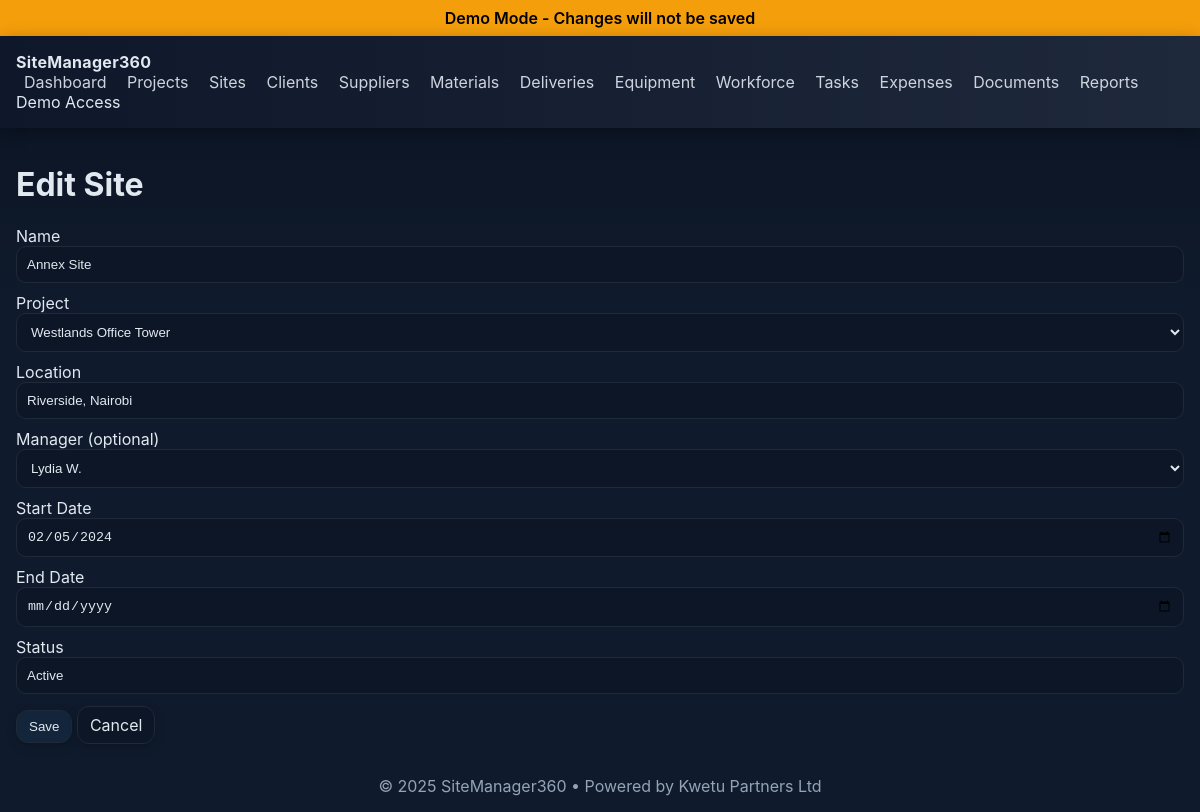
Screenshot of /sites/2/edit with the database file from the repository.
### app.py (models this page shows)
class Site(db.Model):
    id = db.Column(db.Integer, primary_key=True)
    project_id = db.Column(db.Integer, db.ForeignKey("project.id"), nullable=False)
    name = db.Column(db.String(150), nullable=False)
    location = db.Column(db.String(150))
    manager_id = db.Column(db.Integer, db.ForeignKey("worker.id"), nullable=True)
    start_date = db.Column(db.Date)
    end_date = db.Column(db.Date)
    status = db.Column(db.String(50), default="Active")
    manager = db.relationship("Worker", foreign_keys=[manager_id], uselist=False)

class Project(db.Model):
    id = db.Column(db.Integer, primary_key=True)
    name = db.Column(db.String(150), nullable=False)
    client_id = db.Column(db.Integer, db.ForeignKey("client.id"), nullable=False)
    budget = db.Column(db.Float, default=0.0)
    start_date = db.Column(db.Date)
    end_date = db.Column(db.Date)
    status = db.Column(db.String(50), default="Planned")
    created_at = db.Column(db.DateTime, default=datetime.utcnow)
    sites = db.relationship("Site", backref="project", lazy=True)

class Worker(db.Model):
    id = db.Column(db.Integer, primary_key=True)
    name = db.Column(db.String(120), nullable=False)
    role = db.Column(db.String(120))
    phone = db.Column(db.String(50))
    assigned_site_id = db.Column(db.Integer, db.ForeignKey("site.id"), nullable=True)
    hired_date = db.Column(db.Date)

### app.py (the view, shortened to what this page needs)
@app.route("/sites/<int:id>/edit", methods=["GET","POST"])
@login_required
def sites_edit(id):
    item = Site.query.get_or_404(id)
    projects = Project.query.all()
    workers = Worker.query.all()
    return render_template("sites_form.html", item=item, projects=projects, workers=workers)

### app.py (called while the page is built)
def is_demo():
    return DEMO_MODE

def login_required(view_func):
    @wraps(view_func)
    def wrapped(*args, **kwargs):
        if is_demo():
            demo_user = User.query.order_by(User.id.asc()).first()
            if demo_user and not session.get("user_id"):
                session["user_id"] = demo_user.id
        if not session.get("user_id"):
            return redirect(url_for("login", next=request.path))
        return view_func(*args, **kwargs)
    return wrapped

@app.context_processor
def inject_demo_mode():
    return {"demo_mode": is_demo()}

@app.before_request
def block_post_in_demo():
    if is_demo():
        demo_user = User.query.order_by(User.id.asc()).first()
        if demo_user and not session.get("user_id") and request.endpoint != "static":
            session["user_id"] = demo_user.id
        if request.method == "POST":
            flash("Demo Mode: Action simulated successfully.", "info")
            return redirect(request.referrer or url_for("dashboard"))

### templates/sites_form.html (shortened to what this page needs)
{% extends "base.html" %}
{% block content %}
<h1>{{ 'Edit' if item else 'New' }} Site</h1>
<form method="post" class="form">
  <label>Name
  <input type="text" name="name" value="{{ item.name if item else '' }}" required>
</label><label>Project
  <select name="project_id">
    {% for opt in projects %}<option value="{{ opt.id }}" {% if item and item.project_id==opt.id %}selected{% endif %}>{{ opt.name }}</option>{% endfor %}
  </select>
</label><label>Location
  <input type="text" name="location" value="{{ item.location if item else '' }}" required>
</label><label>Manager (optional)
  <select name="manager_id">
    {% for opt in workers %}<option value="{{ opt.id }}" {% if item and item.manager_id==opt.id %}selected{% endif %}>{{ opt.name }}</option>{% endfor %}
  </select>
</label><label>Start Date
  <input type="date" name="start_date" value="{{ item.start_date.strftime('%Y-%m-%d') if item and item.start_date else '' }}">
</label><label>End Date
  <input type="date" name="end_date" value="{{ item.end_date.strftime('%Y-%m-%d') if item and item.end_date else '' }}">
</label><label>Status
  <input type="text" name="status" value="{{ item.status if item else '' }}" required>
</label>
  <div class="form-actions">
    <button class="btn" type="submit">Save</button>
    <a class="btn secondary" href="{{ url_for('sites') }}">Cancel</a>
  </div>
</form>
{% endblock %}

### static/style.css (style rules this page uses)
:root { --top-a:#0f172a; --top-b:#1e293b; --accent:#38bdf8; --surface:#0b1220; --surface2:#0f1b2d; --border:#1f2937; --text:#e2e8f0; --muted:#94a3b8; --success:#16a34a; --info:#1d4ed8; --danger:#dc2626; }
* { box-sizing:border-box }
body { margin:0; background:linear-gradient(180deg,var(--surface),var(--surface2) 40%); color:var(--text); font-family:Inter,system-ui,Segoe UI,Roboto,Arial,sans-serif; }
.btn { display:inline-block; padding:8px 12px; border-radius:12px; border:1px solid var(--border); background:#12253b; color:var(--text); text-decoration:none; cursor:pointer; box-shadow:0 3px 10px rgba(0,0,0,.25) }
.btn.secondary { background:#0d1626 }
.form label { display:block; margin:10px 0 }
.form input,.form select,.form textarea { width:100%; padding:10px; border-radius:10px; border:1px solid var(--border); background:#0d1626; color:var(--text) }
.form-actions { margin-top:12px }

### rows the page displays
Site: name "Annex Site", project_id "Westlands Office Tower", location "Riverside, Nairobi", manager_id "Lydia W.", start_date "02/05/2024", status "Active"

### other values shown
{{ 'Edit' if item else 'New' }} "Edit"
